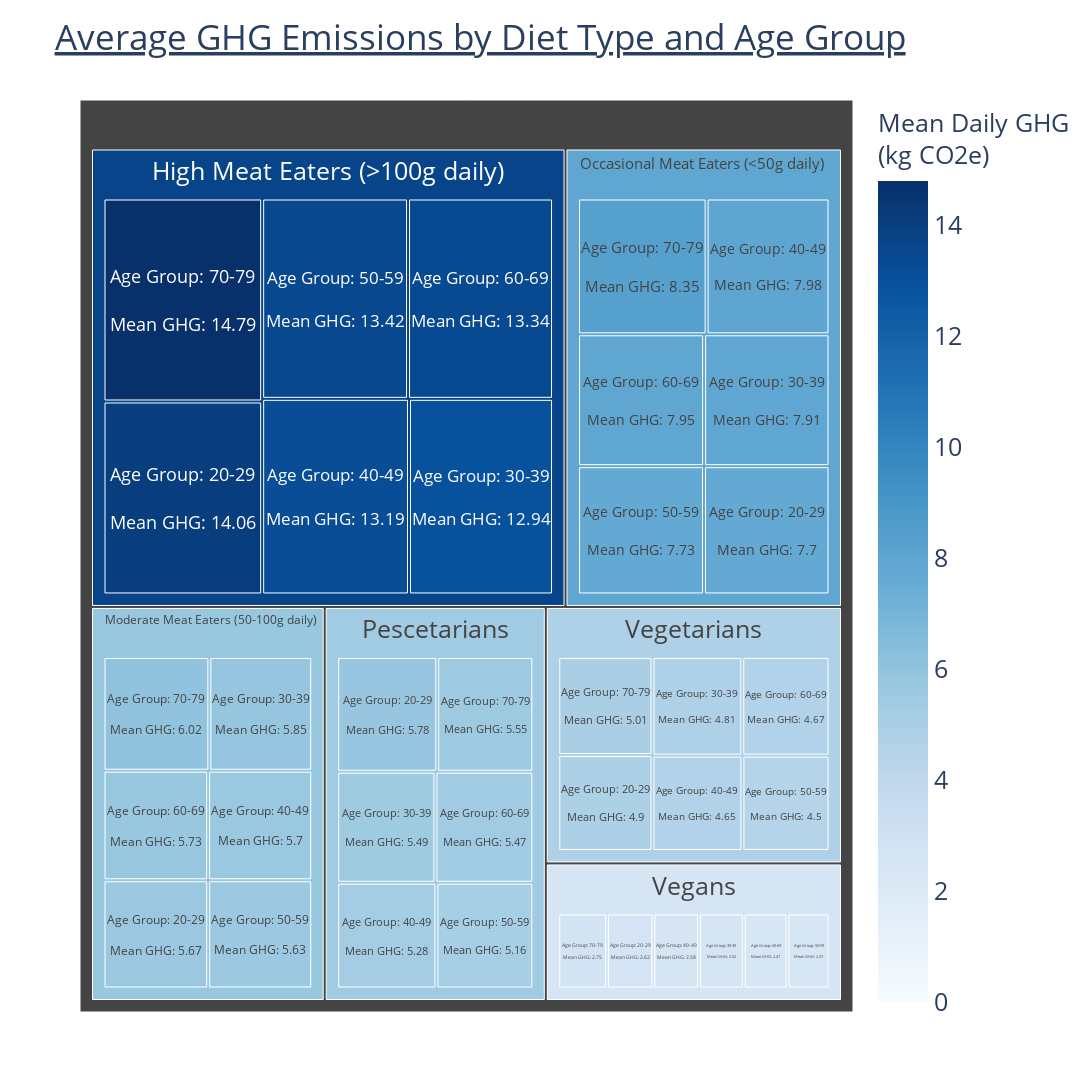

The notebook cell this image was saved under:
### Code cell
# treemap
fig = px.treemap(group_stats, 
                 path=['diet_group', 'age_group'], 
                 values='mean',
                 color='mean', 
                 color_continuous_scale='Blues',
                 title='<span style="text-decoration: underline;">Average GHG Emissions by Diet Type and Age Group</span>',
                 range_color=[0, group_stats['mean'].max()],
                 
                 custom_data=['min', 'max', 'median', 'std', 'IQR']
                )

fig.update_layout(width=3000, 
                  height=1400, 
                  title_font_size=35
                 )

# hover over and text and values
fig.update_traces(texttemplate="<br>Age Group: %{label}<br><br>Mean GHG: %{value}",
                  textposition='middle center', 
                  textfont_size=25,
                  hovertemplate="<b>%{parent}</b>\
                  <br>Age Group: %{label}\
                  <br>Mean GHG: %{value}\
                  <br>Min: %{customdata[0]}\
                  <br>Max: %{customdata[1]}\
                  <br>Median: %{customdata[2]}\
                  <br>Std Dev: %{customdata[3]}\
                  <br>IQR: %{customdata[4]}"
                 )

# formating colour bar (into 2 lines)
fig.update_layout(coloraxis_colorbar=dict(
    title='Mean Daily GHG<br>(kg CO2e)',
    title_font=dict(size=25),
    thickness=50, 
    
    tickfont=dict(size=25))
                 )

fig.show()

### Figure 1 — Plotly figure (JSON) as saved in the notebook; plotly's stock layout.template omitted (floating-point values rounded to 4 significant figures; data arrays with more than 128 entries replaced by an {"elided": "..."} marker saying what was removed)
{"data": [{"branchvalues": "total", "customdata": {"elided": "42x6 mixed values"}, "domain": {"x": [0, 1], "y": [0, 1]}, "hovertemplate": "<b>%{parent}</b>                  <br>Age Group: %{label}                  <br>Mean GHG: %{value}                  <br>Min: %{customdata[0]}                  <br>Max: %{customdata[1]}                  <br>Median: %{customdata[2]}                  <br>Std Dev: %{customdata[3]}                  <br>IQR: %{customdata[4]}", "ids": ["High Meat Eaters (>100g daily)/20-29", "Moderate Meat Eaters (50-100g daily)/20-29", "Occasional Meat Eaters (<50g daily)/20-29", "Pescetarians/20-29", "Vegans/20-29", "Vegetarians/20-29", "High Meat Eaters (>100g daily)/30-39", "Moderate Meat Eaters (50-100g daily)/30-39", "Occasional Meat Eaters (<50g daily)/30-39", "Pescetarians/30-39", "Vegans/30-39", "Vegetarians/30-39", "High Meat Eaters (>100g daily)/40-49", "Moderate Meat Eaters (50-100g daily)/40-49", "Occasional Meat Eaters (<50g daily)/40-49", "Pescetarians/40-49", "Vegans/40-49", "Vegetarians/40-49", "High Meat Eaters (>100g daily)/50-59", "Moderate Meat Eaters (50-100g daily)/50-59", "Occasional Meat Eaters (<50g daily)/50-59", "Pescetarians/50-59", "Vegans/50-59", "Vegetarians/50-59", "High Meat Eaters (>100g daily)/60-69", "Moderate Meat Eaters (50-100g daily)/60-69", "Occasional Meat Eaters (<50g daily)/60-69", "Pescetarians/60-69", "Vegans/60-69", "Vegetarians/60-69", "High Meat Eaters (>100g daily)/70-79", "Moderate Meat Eaters (50-100g daily)/70-79", "Occasional Meat Eaters (<50g daily)/70-79", "Pescetarians/70-79", "Vegans/70-79", "Vegetarians/70-79", "High Meat Eaters (>100g daily)", "Moderate Meat Eaters (50-100g daily)", "Occasional Meat Eaters (<50g daily)", "Pescetarians", "Vegans", "Vegetarians"], "labels": ["20-29", "20-29", "20-29", "20-29", "20-29", "20-29", "30-39", "30-39", "30-39", "30-39", "30-39", "30-39", "40-49", "40-49", "40-49", "40-49", "40-49", "40-49", "50-59", "50-59", "50-59", "50-59", "50-59", "50-59", "60-69", "60-69", "60-69", "60-69", "60-69", "60-69", "70-79", "70-79", "70-79", "70-79", "70-79", "70-79", "High Meat Eaters (>100g daily)", "Moderate Meat Eaters (50-100g daily)", "Occasional Meat Eaters (<50g daily)", "Pescetarians", "Vegans", "Vegetarians"], "level": "e01460", "marker": {"coloraxis": "coloraxis", "colors": [14.06, 5.67, 7.7, 5.78, 2.62, 4.9, 12.94, 5.85, 7.91, 5.49, 2.52, 4.81, 13.19, 5.7, 7.98, 5.28, 2.58, 4.65, 13.42, 5.63, 7.73, 5.16, 2.37, 4.5, 13.34, 5.73, 7.95, 5.47, 2.47, 4.67, 14.79, 6.02, 8.35, 5.55, 2.75, 5.01, 13.65, 5.77, 7.942, 5.462, 2.557, 4.763]}, "name": "", "parents": ["High Meat Eaters (>100g daily)", "Moderate Meat Eaters (50-100g daily)", "Occasional Meat Eaters (<50g daily)", "Pescetarians", "Vegans", "Vegetarians", "High Meat Eaters (>100g daily)", "Moderate Meat Eaters (50-100g daily)", "Occasional Meat Eaters (<50g daily)", "Pescetarians", "Vegans", "Vegetarians", "High Meat Eaters (>100g daily)", "Moderate Meat Eaters (50-100g daily)", "Occasional Meat Eaters (<50g daily)", "Pescetarians", "Vegans", "Vegetarians", "High Meat Eaters (>100g daily)", "Moderate Meat Eaters (50-100g daily)", "Occasional Meat Eaters (<50g daily)", "Pescetarians", "Vegans", "Vegetarians", "High Meat Eaters (>100g daily)", "Moderate Meat Eaters (50-100g daily)", "Occasional Meat Eaters (<50g daily)", "Pescetarians", "Vegans", "Vegetarians", "High Meat Eaters (>100g daily)", "Moderate Meat Eaters (50-100g daily)", "Occasional Meat Eaters (<50g daily)", "Pescetarians", "Vegans", "Vegetarians", "", "", "", "", "", ""], "textfont": {"size": 25}, "textposition": "middle center", "texttemplate": "<br>Age Group: %{label}<br><br>Mean GHG: %{value}", "type": "treemap", "values": [14.06, 5.67, 7.7, 5.78, 2.62, 4.9, 12.94, 5.85, 7.91, 5.49, 2.52, 4.81, 13.19, 5.7, 7.98, 5.28, 2.58, 4.65, 13.42, 5.63, 7.73, 5.16, 2.37, 4.5, 13.34, 5.73, 7.95, 5.47, 2.47, 4.67, 14.79, 6.02, 8.35, 5.55, 2.75, 5.01, 81.74, 34.6, 47.62, 32.73, 15.31, 28.54]}], "layout": {"coloraxis": {"cmax": 14.79, "cmin": 0, "colorbar": {"thickness": 50, "tickfont": {"size": 25}, "title": {"font": {"size": 25}, "text": "Mean Daily GHG<br>(kg CO2e)"}}, "colorscale": [[0, "rgb(247,251,255)"], [0.125, "rgb(222,235,247)"], [0.25, "rgb(198,219,239)"], [0.375, "rgb(158,202,225)"], [0.5, "rgb(107,174,214)"], [0.625, "rgb(66,146,198)"], [0.75, "rgb(33,113,181)"], [0.875, "rgb(8,81,156)"], [1, "rgb(8,48,107)"]]}, "height": 1400, "legend": {"tracegroupgap": 0}, "title": {"font": {"size": 35}, "text": "<span style=\"text-decoration: underline;\">Average GHG Emissions by Diet Type and Age Group</span>"}, "width": 3000}}
